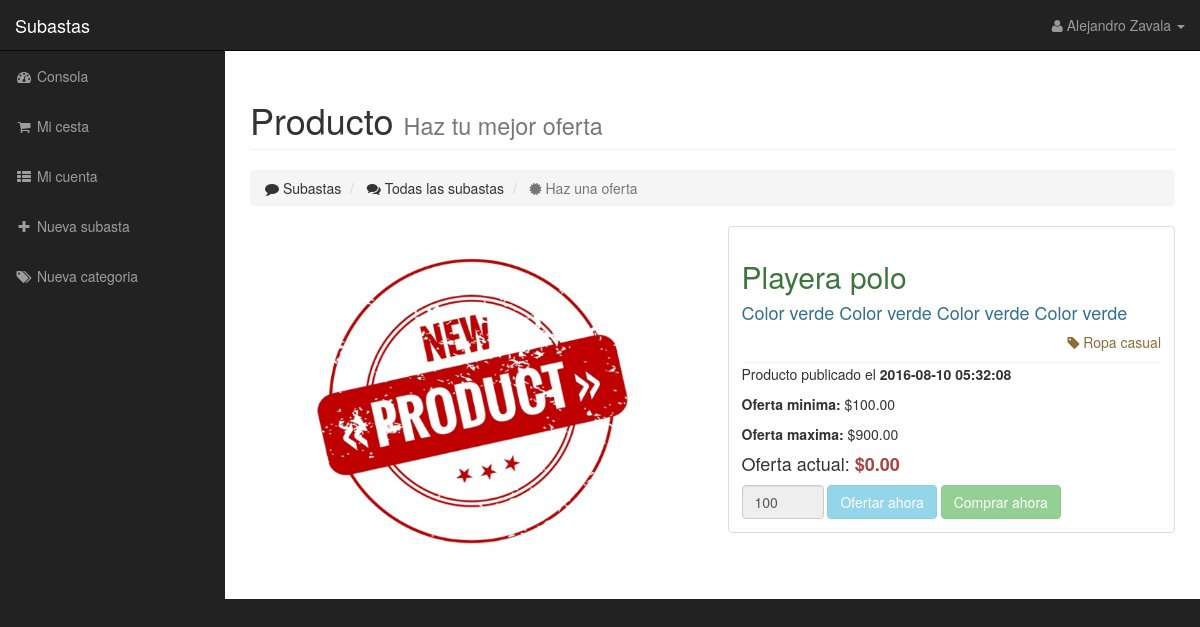
/subasta.php?id=4 (signed in), run on the app's committed database.
### tables this page shows
CREATE TABLE IF NOT EXISTS `producto` (
  `id_producto` int(11) NOT NULL AUTO_INCREMENT,
  `nombre` varchar(100) NOT NULL,
  `descripcion` varchar(300) DEFAULT NULL,
  `imagen` varchar(300) DEFAULT NULL,
  `id_categoria` int(11) DEFAULT NULL,
  PRIMARY KEY (`id_producto`)
);

CREATE TABLE IF NOT EXISTS `categoria` (
  `id_categoria` int(11) NOT NULL AUTO_INCREMENT,
  `categoria` varchar(100) NOT NULL,
  `descripcion` varchar(300) DEFAULT NULL,
  PRIMARY KEY (`id_categoria`)
);

CREATE TABLE IF NOT EXISTS `subasta` (
  `id_subasta` int(11) NOT NULL AUTO_INCREMENT,
  `min` int(11) DEFAULT NULL,
  `max` int(11) DEFAULT NULL,
  `tiempo_ini` datetime NOT NULL,
  `tiempo_fin` datetime NOT NULL,
  `estado` int(11) NOT NULL,
  `comprador` int(11) DEFAULT NULL,
  `subastador` int(11) NOT NULL,
  `id_producto` int(11) NOT NULL,
  PRIMARY KEY (`id_subasta`)
);

### conexion/Conexion.php (called while the page is built, shortened)
<?php
    class Conexion{
    private $conn = null;
    public function __construct(){
        $this->conn = new mysqli("localhost", "root", "Fernando_87", "subastas");
        $this->conn->set_charset("utf8");
    }
    public function select($qry){
        $result = $this->conn->query($qry);
        return $result;
    }
    public function query($qry){
        if(!$this->conn->query($qry)){
            return false;
        }else{
            return true;
        }
        return null;
    }
}
?>

### subasta.php (the view, shortened to what this page needs)
<?php
  include ("conexion/Conexion.php");
  $bd = new Conexion();
  $id_sub = $_GET["id"];
?>
<!DOCTYPE html>
<html lang="es">
<head>
    <link href="css/bootstrap.min.css" rel="stylesheet">
    <link href="css/sb-admin.css" rel="stylesheet">
    <link href="css/plugins/morris.css" rel="stylesheet">
    <link href="font-awesome/css/font-awesome.min.css" rel="stylesheet" type="text/css">
</head>
<body>
    <div id="wrapper">
        <nav class="navbar navbar-inverse navbar-fixed-top" role="navigation">
            <div class="navbar-header">
                <a class="navbar-brand" href="subastas.php">Subastas</a>
            </div>
            <?php
              include ("header.php");
            ?>
            <?php
              include ("sidebar.php");
            ?>
        </nav>
        <div id="page-wrapper">
            <div class="container-fluid">
                <div class="row">
                    <div class="col-lg-12">
                        <h1 class="page-header">
                            Producto <small>Haz tu mejor oferta</small>
                        </h1>
                        <ol class="breadcrumb">
                            <li>
                                <i class="fa fa-comment"></i> Subastas
                            </li>
                            <li>
                                <i class="fa fa-comments"></i> Todas las subastas
                            </li>
                            <li class="active">
                                <i class="fa fa-certificate"></i> Haz una oferta
                            </li>
                        </ol>
                    </div>
                </div>
                <div class="row">
                  <?php
                      $res = $bd->select("SELECT * from subasta where id_subasta=$id_sub");
                      if($res->num_rows > 0){
                        while($row = $res->fetch_assoc()){
                          $min = $row["min"];
                          $max = $row["max"];
                          $ini = $row["tiempo_ini"];
                          $fin = $row["tiempo_fin"];
                          $estado = $row["estado"];
                          $subastador = $row["subastador"];
                          $id_producto = $row["id_producto"];
                          $res2 = $bd->select("SELECT * from producto where id_producto=$id_producto");
                          if($res2->num_rows > 0){
                            while($row2 = $res2->fetch_assoc()){
                              $nombre_p = $row2["nombre"];
                              $imagen_p = $row2["imagen"];
                              $descripcion_p = $row2["descripcion"];
                              $id_categoria = $row2["id_categoria"];
                              $result = $bd->select("SELECT * from categoria where id_categoria=$id_categoria");
                              $categoria_arr = mysqli_fetch_array($result);
                              $categoria = $categoria_arr["categoria"];
                              $res_count=$bd->select("SELECT count(*) as total from oferta where id_subasta=$id_sub");
                              $data=mysqli_fetch_array($res_count);
                              $count_ofert = $data['total'];
                              $res3 = $bd->select("SELECT * from oferta where id_subasta=$id_sub order by id_oferta desc limit 1");
                              if($res3->num_rows > 0){
                                while($row3 = $res3->fetch_assoc()){
                                  $id_oferta = $row3["id_oferta"];
                                  $oferta = $row3["oferta"];
                                  $ofertante_comp = $row3["comprador"];
                                  ?>
                                  <div class="col-sm-6 col-md-6">
                                      <?php
                                        echo "<img src='images/productos/$imagen_p' style='max-height: 450px; width: 100%;'>";
                                      ?>
                                  </div>
                                  <div class="col-sm-6 col-md-6">
                                    <div class="thumbnail">
                                      <div class="caption">
                                        <?php
                                          if($estado == 1 && $ofertante_comp != null){
                                            echo "<h1 class='text-danger'>VENDIDO | SOLD</h1>";
                                          }
                                        ?>
                                        <h2 class="text-success"><?php echo $nombre_p; ?></h2>
                                        <h4 class="text-info"><?php echo $descripcion_p; ?></h4>
                                        <p class="text-warning text-right"><i class="fa fa-tag"></i> <?php echo $categoria; ?></p>
                                        <hr style="margin: 1px 1px 1px 1px;">
                                        <p>Producto publicado el <?php echo "<b>$ini</b>"; ?></p>
                                        <p><?php  ?></p>
                                        <p id="tiempo"></p>
                                        <input type="hidden" id="limite" value="<?php echo $fin; ?>">
                                        <p><?php echo "<b>Ofertantes:</b> $count_ofert";?></p>
                                        <p><?php echo "<b>Oferta minima:</b> $$min.00"; ?></p>
                                        <p><?php echo "<b>Oferta maxima:</b> $$max.00"; ?></p>
                                        <h4>Oferta actual: <b class="text-danger"><?php echo "$$oferta.00"; ?></b></h4>
                                        <form class="form-inline" action="" method="post">
                                          <input type="hidden" name="id_user" value="<?php echo $_SESSION['id_usuario']; ?>">
                                          <input type="hidden" name="id_sub" value="<?php echo $id_sub; ?>">
                                          <input type="hidden" name="max" value="<?php echo $max; ?>">
                                          <input type="hidden" name="fin" value="<?php echo $fin; ?>">
                                          <?php
                                            if($estado == 1 || $_SESSION["id_usuario"] == $ofertante_comp || $_SESSION["id_usuario"] == $subastador){
                                              ?>
                                              <div class="form-group">
                                                <input type="number" disabled name="oferta" max="<?php echo $max;?>" min="<?php echo $oferta+1;?>" class="form-control" value="<?php echo $oferta+1;?>">
                                              </div>
                                              <button type="submit" disabled class="btn btn-warning" name="ofertar">Mejorar oferta</button>
                                              <button type="submit" disabled class="btn btn-success" name="comprar">Comprar ahora</button>
                                              <?php
                                            }elseif($estado == 0){
                                              ?>
                                              <div class="form-group">
                                                <input type="number" name="oferta" max="<?php echo $max;?>" min="<?php echo $oferta+1;?>" class="form-control" value="<?php echo $oferta+1;?>">
                                              </div>
                                              <button type="submit" class="btn btn-warning" name="ofertar">Mejorar oferta</button>
                                              <button type="submit" class="btn btn-success" name="comprar">Comprar ahora</button>
                                              <?php
                                            }
                                          ?>
                                        </form>
                                      </div>
                                    </div>
                                  </div>
                                  <?php
                                }
                              }else{
                                ?>
                                      <div class="col-sm-6 col-md-6">
                                          <?php
                                            echo "<img src='images/productos/$imagen_p' style='max-height: 450px; width: 100%;'>";
                                          ?>
                                      </div>
                                      <div class="col-sm-6 col-md-6">
                                        <div class="thumbnail">
                                          <div class="caption">
                                            <h2 class="text-success"><?php echo $nombre_p; ?></h2>
                                            <h4 class="text-info"><?php echo $descripcion_p; ?></h4>
                                            <p class="text-warning text-right"><i class="fa fa-tag"></i> <?php echo $categoria; ?></p>
                                            <hr style="margin: 1px 1px 1px 1px;">
                                            <p>Producto publicado el <?php echo "<b>$ini</b>"; ?></p>
                                            <p><?php echo "<b>Oferta minima:</b> $$min.00"; ?></p>
                                            <p><?php echo "<b>Oferta maxima:</b> $$max.00"; ?></p>
                                            <h4>Oferta actual: <b class="text-danger"><?php echo "$0.00"; ?></b></h4>
                                            <form class="form-inline" action="" method="post">
                                              <?php
                                                if($_SESSION["id_usuario"] == $subastador){
                                                  ?>
                                                  <div class="form-group">
                                                    <input type="number" disabled name="oferta" class="form-control" max="<?php echo $max;?>" min="<?php echo $min;?>" value="<?php echo $min;?>">
                                                  </div>
                                                  <button type="submit" disabled class="btn btn-info" name="ofertar">Ofertar ahora</button>
                                                  <button type="submit" disabled class="btn btn-success" name="comprar">Comprar ahora</button>
                                                  <?php
                                                }
                                              ?>
                                            </form>
                                          </div>
                                        </div>
                                      </div>
                                <?php
                              }
                            }
                          }else{
                            echo "<h4>Hubo un error al recuperar el producto</h4>";
                          }
                        }
                      }else{
                        echo "<h3>Por el momento no existen subastas</h3>";
                      }
                  ?>
                </div>
            </div>
        </div>
    </div>
</body>
</html>

### css/sb-admin.css (style rules this page uses)
body { margin-top: 100px; background-color: #222; }
@media (min-width:768px) { body { margin-top: 50px; } }
#wrapper { padding-left: 0; }
#page-wrapper { width: 100%; padding: 0; background-color: #fff; }
@media (min-width:768px) { #wrapper { padding-left: 225px; } }
@media (min-width:768px) { #page-wrapper { padding: 10px; } }

### data on the page
subasta: tiempo_ini "2016-08-10 05:32:08", min "100", max "900", oferta "100"
producto: imagen (placeholder picture), nombre "Playera polo", descripcion "Color verde Color verde Color verde Color verde", id_categoria.categoria "Ropa casual"

### other printed values
$_SESSION["nomb_comp"] "Alejandro Zavala"
